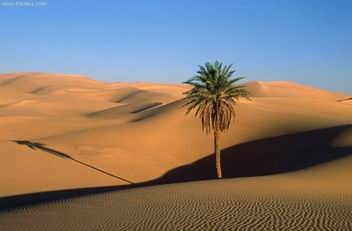
//> input picture resource/11/desert.jpg, 352 x 231 px
$ ./image_repair_example   (built with g++ and OpenCV 4)
//> lines starting //> are read from the running program, lines starting //| are printed output that depends on the picture
#include <iostream>
#include <limits>
#include <opencv2/opencv.hpp>
#define RESOURCE_DIR "../resource/"

cv::Mat src_temp,inpaintMask;
cv::Point prePoint;  //上一个鼠标点
// [105 lines left out: functions on_mouse, inpaint_example, addSaltNoise, not called in this run]

cv::Mat addGaussianNoise(const cv::Mat srcImage, double mean, double stddev)
{
    cv::Mat mu;
    cv::Mat sigma;
    cv::Mat noise = cv::Mat::zeros(srcImage.size(), srcImage.type());
    cv::Mat dstImage;

    if(dstImage.channels() == 1)
    {
        mu = (cv::Mat_<double>(1,1)<< mean);
        sigma = (cv::Mat_<double>(1,1)<< stddev);
    }
    else
    {
        mu = (cv::Mat_<double>(1,3)<< mean, mean,mean);
        sigma = (cv::Mat_<double>(1,3)<< stddev, stddev, stddev);


    }
    cv::randn(noise, mu, sigma);
    cv::add(srcImage, noise, dstImage);
    return dstImage;
}

// [29 lines left out: function fastNlMeansDenoising_example, not called in this run]

void noiseMean_example()
{
    int count = 5;
    cv::Mat img = cv::imread(RESOURCE_DIR"/11/desert.jpg");
//> img is the input picture: 231 rows x 352 cols, CV_8UC3; mean B, G, R 115.7, 122.7, 133.7
    if(img.empty())
    {
        std::cout << "img is empty" << std::endl;
        return;
    }
    cv::Vec3i origin = img.at<cv::Vec3b>(img.rows/2, img.cols/2);
//> origin = [74, 133, 205]
    cv::Vec3i sum = img.at<cv::Vec3b>(img.rows/2, img.cols/2);
//> sum = [74, 133, 205]

    for(int i = 0; i < count; ++i)
    {
        cv::Mat noiseImg = addGaussianNoise(img, 0, 25);
        //cv::Mat noiseImg = addSaltNoise(img, 200);
        sum += noiseImg.at<cv::Vec3b>(noiseImg.rows/2, noiseImg.cols/2);
        sum = sum / 2;
        //std::cout << "sum:" << sum << std::endl;
    }
//> this loop made 5 passes
//> sum on passes 1 to 5: [82, 133, 206], [78, 150, 206], [76, 142, 206], [92, 138, 213], [83, 136, 209]
//> pass 1, in addGaussianNoise, `cv::randn(noise, mu, sigma);`:
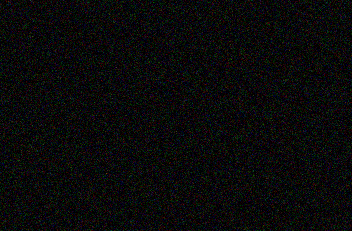
//> noise: 231 rows x 352 cols, CV_8UC3; mean B, G, R 9.9, 10, 10
//> pass 1, in addGaussianNoise, `cv::add(srcImage, noise, dstImage);`:
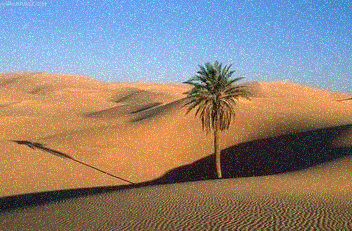
//> dstImage: 231 rows x 352 cols, CV_8UC3; mean B, G, R 125.2, 132.7, 143.6
//> pass 2, in addGaussianNoise (call 2), `cv::randn(noise, mu, sigma);`:
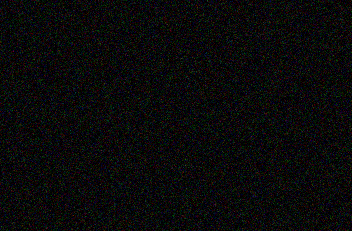
//> noise: 231 rows x 352 cols, CV_8UC3; mean B, G, R 10, 10, 10
//> pass 2, in addGaussianNoise (call 2), `cv::add(srcImage, noise, dstImage);`:
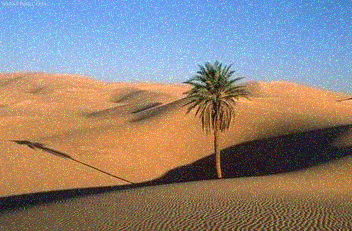
//> dstImage: 231 rows x 352 cols, CV_8UC3; mean B, G, R 125.2, 132.7, 143.7

    std::cout << "origin:" << origin << std::endl;
//| origin:[74, 133, 205]
    std::cout << "mean" <<  sum << std::endl;
//| mean[83, 136, 209]
}


int main(int argc, char const *argv[])
{
    //inpaint_example();
    //fastNlMeansDenoising_example();
    noiseMean_example();
    return 0;
}
